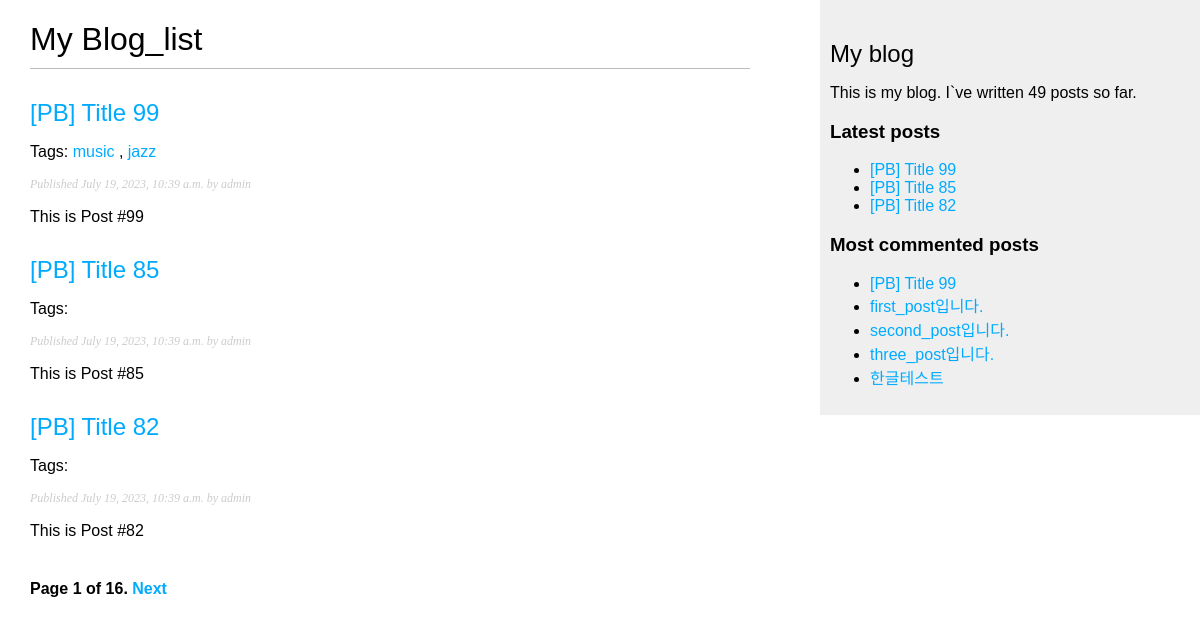
Page /blog/list/ on the earlier database version.
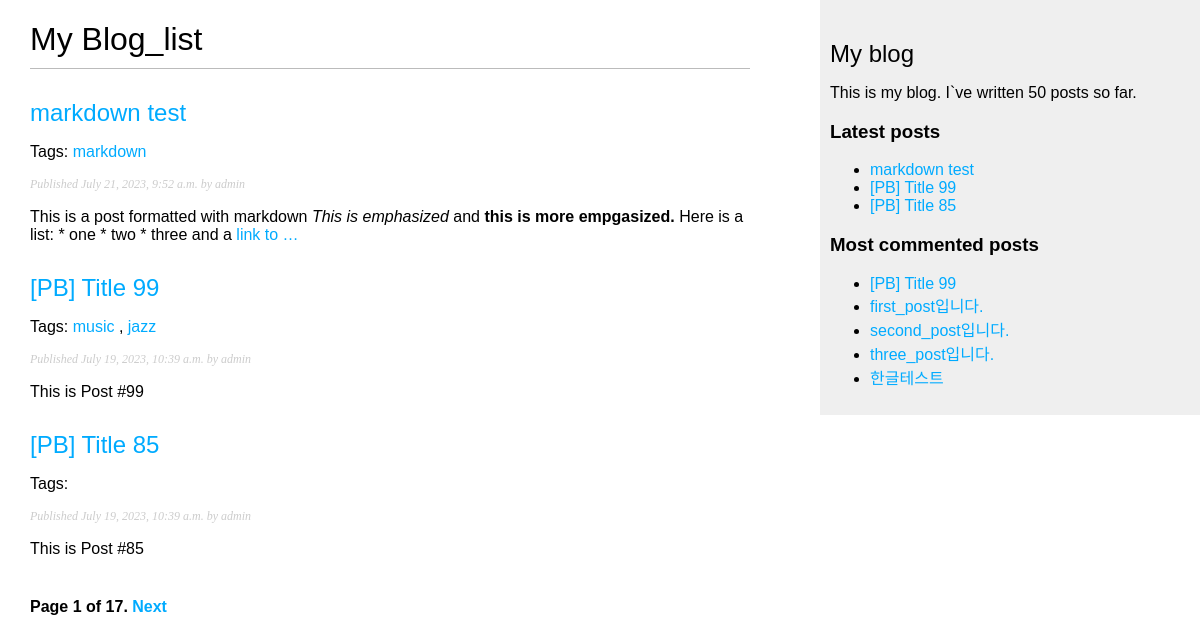
Same page on the later database version.
### blog/models.py (models this page shows, shortened)
class Post(models.Model):
    class Status(models.TextChoices):
        DRAFT = 'DF', 'Draft'
        PUBLISHED = 'PB', 'Published'
    title = models.CharField(max_length=250)
    slug = models.SlugField(max_length=250, unique_for_date='publish', allow_unicode=True)
    author = models.ForeignKey(
        User,
        on_delete=models.CASCADE,
        related_name='blog_posts'
    )
    body = models.TextField()
    publish = models.DateTimeField(default=timezone.now)
    created = models.DateTimeField(auto_now_add=True)
    updated = models.DateTimeField(auto_now=True)
    status = models.CharField(
        max_length=2,
        choices=Status.choices,
        default=Status.DRAFT
    )
    tags = TaggableManager()
    objects = models.Manager()
    published = PublishedManager()
    class Meta:
        ordering = ['-publish']
        indexes = [
            models.Index(fields=['-publish']),
        ]
    def get_absolute_url(self):
        return reverse('blog:post_detail',
                       args=[self.publish.year,
                             self.publish.month,
                             self.publish.day,
                             self.slug])

### blog/views.py (the view)
# urls.py: path('list/',views.post_list, name='post_list'),
def post_list(request, tag_slug=None):
    per_page = request.GET.get('per_page', 3)
    page_number = request.GET.get('page', 1)
    post_list = Post.published.all()
    tag = None
    if tag_slug:
        tag = get_object_or_404(Tag, slug=tag_slug)
        post_list = post_list.filter(tags__in=[tag])
    paginator = Paginator(post_list, per_page, orphans=1)
    try:
        posts = paginator.page(page_number)
    except PageNotAnInteger:
        posts = paginator.page(1)
    except EmptyPage:
        posts = paginator.page(paginator.num_pages)
    return render(request, 'blog/post/list.html',
                  {'posts': posts, 'tag': tag})

### blog/models.py (called while the page is built)
    def get_queryset(self):
        return super().get_queryset().filter(status=Post.Status.PUBLISHED)

### blog/templatetags/blog_tags.py (called while the page is built)
@register.simple_tag
def total_posts():
    return Post.published.count()

@register.inclusion_tag('blog/post/latest_posts.html')
def show_latest_posts(count=5):
    latest_posts = Post.published.order_by('-publish')[:count]
    return {'latest_posts': latest_posts}

@register.simple_tag
def get_most_commented_posts(count=5):
    return Post.published.annotate(
        total_comments=Count('comments')
    ).order_by('-total_comments')[:count]

@register.filter(name='markdown')
def markdown_format(text):
    return mark_safe(markdown.markdown(text))

### blog/templates/blog/post/list.html (shortened to what this page needs)
{% extends 'blog/base.html' %}
{% load blog_tags %}
{% block content %}
    <h1>My Blog_list</h1>
    {% for post in posts %}
        <h2>
            <a href="{{ post.get_absolute_url }}">
                {{ post.title }}
            </a>
        </h2>
        <p class="tags">
            Tags:
            {% for tag in post.tags.all %}
                <a href="{% url 'blog:post_list_by_tag' tag.slug %}">
                    {{ tag.name }}
                </a>
            {% if not forloop.last %},{% endif %}
            {% endfor %}
        </p>
        <p class="date">
            Published {{ post.publish }} by {{ post.author }}
        </p>
        {{ post.body|markdown|truncatewords:30 }}
    {% endfor %}
    {% if page_obj != null %}
        {% include "pagination.html" with page=page_obj %}
    {% else %}
        {% include "pagination.html" with page=posts %}
    {% endif %}
{% endblock content %}

### blog/templates/blog/base.html (shortened to what this page needs)
{% load blog_tags %}
{% load static %}
<!doctype html>
<html lang="en">
<head>
    <link rel="stylesheet" href="{% static 'css/blog.css' %}">
</head>
<body>
<div id="content">
    {% block content %}
    {% endblock content %}
</div>
<div id="sidebar">
    <h2>My blog</h2>
    <p>
        This is my blog.
        I`ve written {% total_posts %} posts so far.
    </p>
    <h3>Latest posts</h3>
    {% show_latest_posts 3 %}
    <h3>Most commented posts</h3>
    {% get_most_commented_posts as most_commented_posts %}
    <ul>
        {% for post in most_commented_posts %}
            <li>
                <a href="{{ post.get_absolute_url }}">
                    {{ post.title }}</a>
            </li>
        {% endfor %}
    </ul>
</div>
</body>
</html>

### blog/templates/blog/post/latest_posts.html
<ul>
    {% for post in latest_posts %}
        <li>
            <a href="{{ post.get_absolute_url }}">
                {{ post.title }}
            </a>
        </li>
    {% endfor %}
</ul>

Differences in the rows shown:
no longer on this page (row unchanged): Post: title "[PB] Title 82", publish "July 19, 2023, 10:39 a.m.", author "admin", body "This is Post #82"
added Post: title "markdown test", publish "July 21, 2023, 9:52 a.m.", author "admin", body "This is a post formatted with markdown This is emphasized and this is more empgasized. Here is a list: * one * two * three and a link to …"
added Tag: name "markdown", shown under "markdown test"
Other differences:
{{ page.paginator.num_pages }}: "16" → "17"
text no longer shown: "49"
text now shown: "50"
